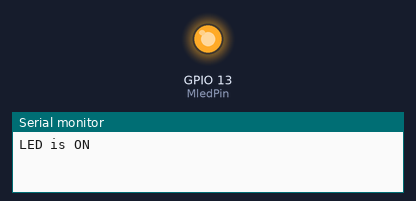
The sketch below on a simulated ESP8266 (NodeMCU). Parts: output pins drawn as LEDs (lit = HIGH), the last lines printed to the serial monitor. WiFi joins after 1.5 s; servers stay silent unless stated.

Above: at 2.5 s.
At 7.7 s:
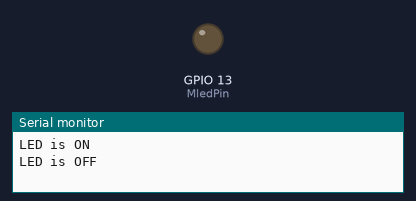
Timing chart, 0 to 13.4 s (numbered marks = the images above):
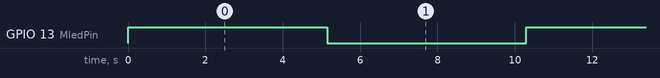

Measured:
- by itself, GPIO 13 (MledPin): alternates HIGH for 5.2 s and LOW for 5.2 s

The sketch:

ESP8266_NodeMCU_FirebaseRealtimeDatabaseCode.ino
```cpp
#include<Wire.h>
#include "FirebaseESP8266.h"
#include<ESP8266WiFi.h>
//#include "FirebaseESP8266.h"   // => for ESP32
//#include<ESP8266WiFi.h>        // => for ESP32

const int MledPin = 13;
char FIREBASE_AUTH [] = " "; // Your Firebase Web API Key
char FIREBASE_HOST [] = " "; // Your Firebase Host URL
char WIFI_SSID [] = " ";     // Your WIFI SSID
char WIFI_PASSWORD [] = " "; // Your WIFI Password

FirebaseData MfirebaseData;

void setup(){
  Serial.begin(115200);
  pinMode(MledPin,OUTPUT);
  WiFi.begin(WIFI_SSID, WIFI_PASSWORD);
  Firebase.begin(FIREBASE_HOST, FIREBASE_AUTH);
}

void loop(){
  digitalWrite(MledPin, HIGH);
  Serial.println("LED is ON");
  Firebase.setString(MfirebaseData, "/data", "ON"); //This will create a path as 'data' and save the value on Firebase
  delay(5000);

  digitalWrite(MledPin, LOW);
  Serial.println("LED is OFF");
  Firebase.setString(MfirebaseData, "/data", "OFF");
  delay(5000);
}
```
